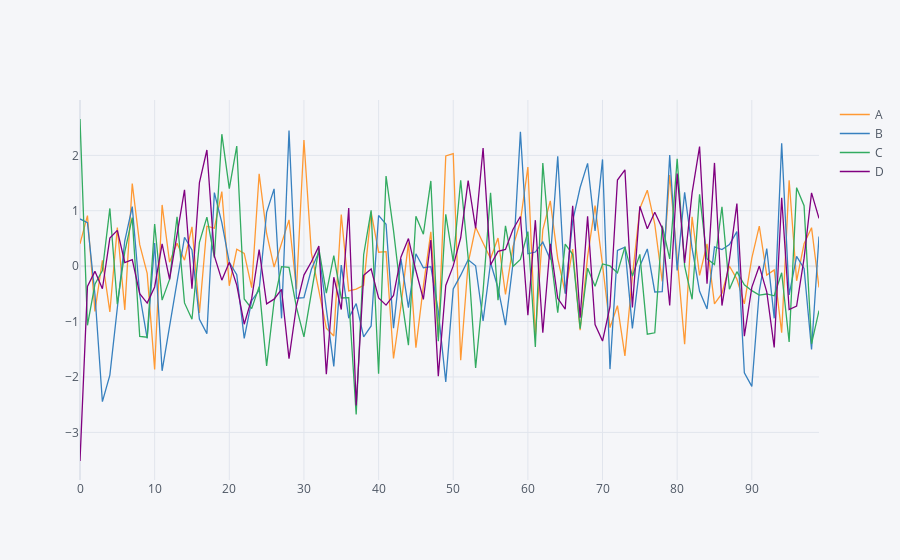

Notebook code cell kept with this figure:
### Code cell
# To see our plot converted to a plotly (line plot) interactive image: we use iplot()

df1.iplot()
